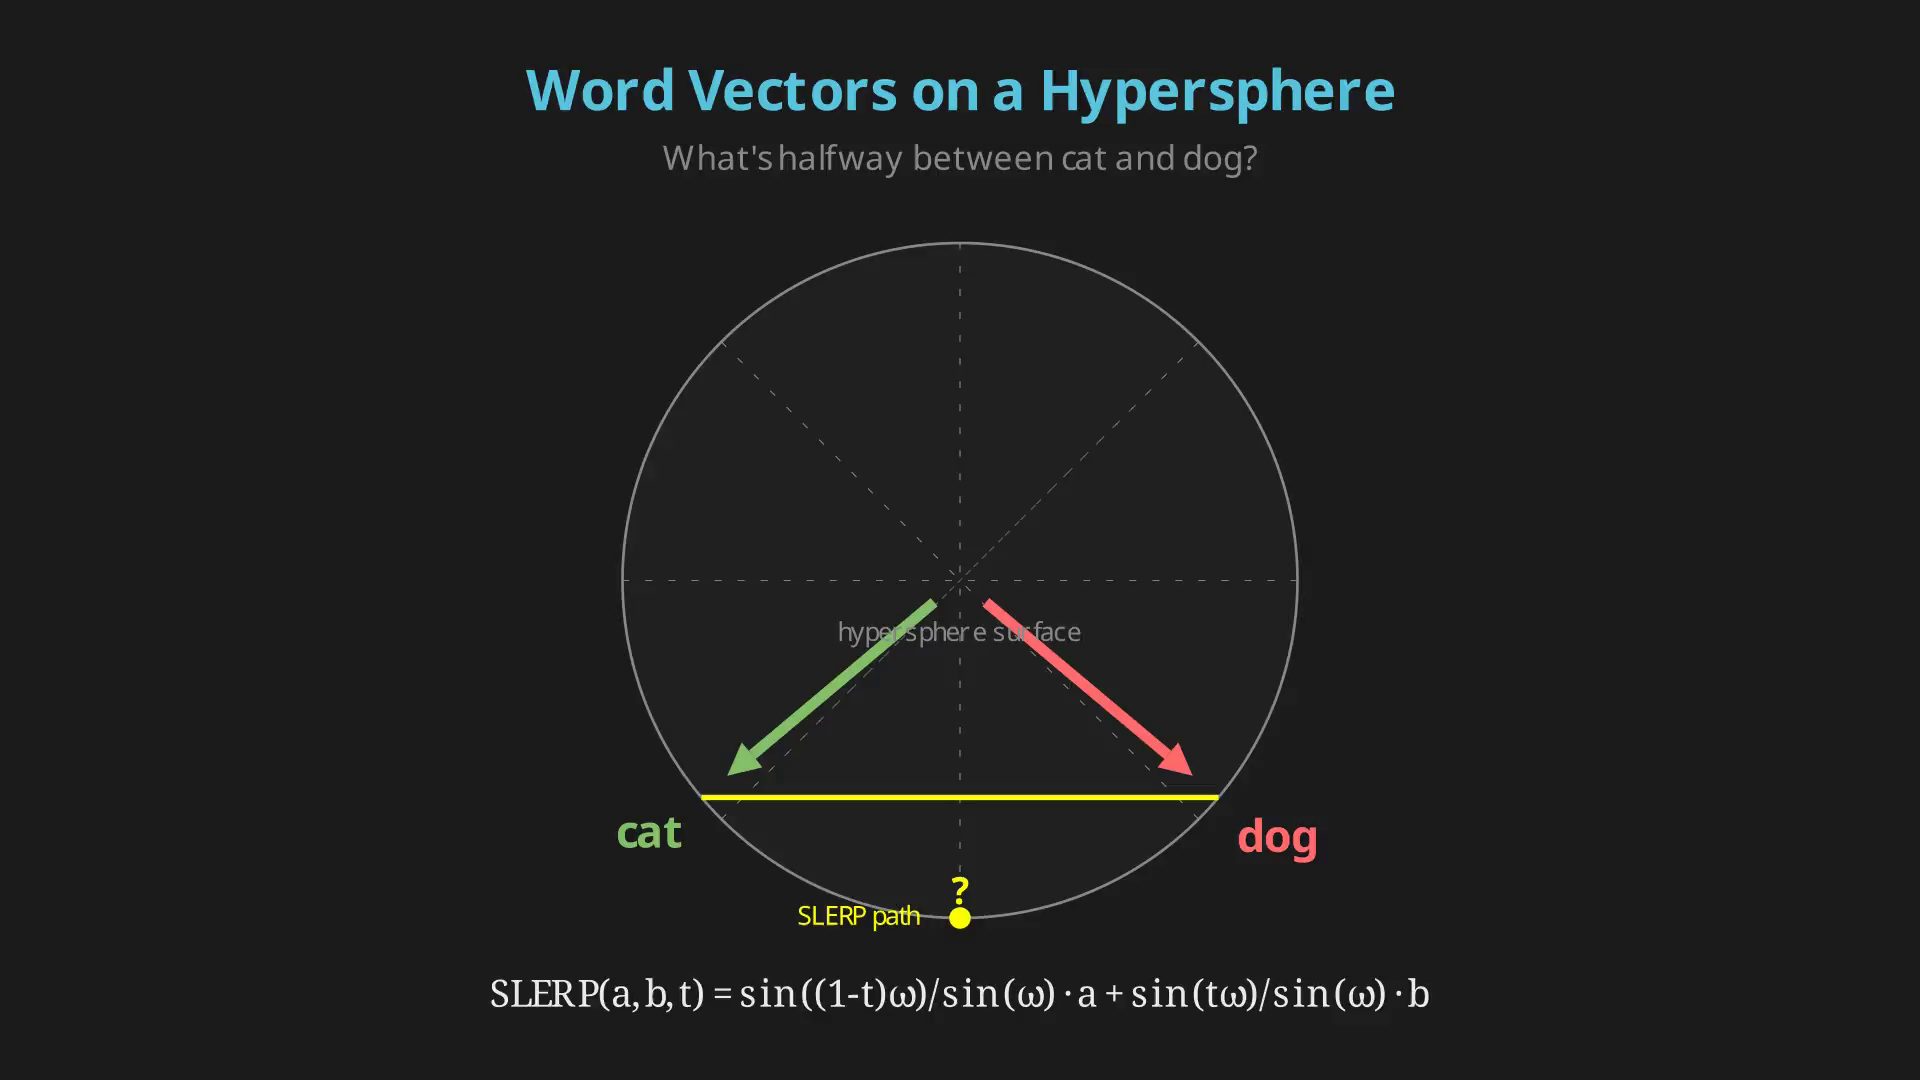

Reproduce this figure in Python.
"""
Cat → Dog SLERP on a sphere — Chapter 2 illustration

Shows two word vectors on a hypersphere with the SLERP interpolation arc
between them, replacing the ASCII art diagram.
"""
from manim import *
import numpy as np

BG = "#1C1C1C"
PRIMARY = "#58C4DD"
SECONDARY = "#83C167"
ACCENT = "#FFFF00"
RED = "#FF6B6B"
PURPLE = "#C084FC"
WHITE = "#EAEAEA"
DIM = "#888888"
MONO = "Menlo"


class CatDogSLERP(Scene):
    def construct(self):
        self.camera.background_color = BG

        # ── Title ──────────────────────────────────────────────────
        title = Text("Word Vectors on a Hypersphere", font=MONO,
                     font_size=30, color=PRIMARY, weight=BOLD)
        title.to_edge(UP)
        self.add(title)

        subtitle = Text("What's halfway between cat and dog?", font=MONO,
                        font_size=18, color=DIM)
        subtitle.next_to(title, DOWN, buff=0.15)
        self.add(subtitle)

        # ── Sphere ─────────────────────────────────────────────────
        center = np.array([0.0, -0.3, 0.0])
        radius = 2.5

        sphere = Circle(radius=radius, color=DIM, stroke_width=2, fill_opacity=0.05)
        sphere.move_to(center)
        self.add(sphere)

        # Subtle grid lines on sphere
        for angle in np.linspace(0, TAU, 8, endpoint=False):
            g = DashedLine(
                center + radius * np.array([np.cos(angle), np.sin(angle), 0]),
                center - radius * np.array([np.cos(angle), np.sin(angle), 0]),
                color=DIM, stroke_width=0.5, dashed_ratio=0.3,
            )
            self.add(g)

        # ── Cat vector ─────────────────────────────────────────────
        cat_angle = 220 * DEGREES
        cat_vec = np.array([np.cos(cat_angle), np.sin(cat_angle), 0]) * radius
        cat_arrow = Arrow(
            start=center, end=center + cat_vec,
            color=SECONDARY, stroke_width=8,
            max_tip_length_to_length_ratio=0.12,
        )
        cat_lab = Text("cat", font=MONO, font_size=24, color=SECONDARY, weight=BOLD)
        cat_lab.next_to(center + cat_vec, DOWN + LEFT, buff=0.15)

        self.add(cat_arrow, cat_lab)

        # ── Dog vector ─────────────────────────────────────────────
        dog_angle = 320 * DEGREES
        dog_vec = np.array([np.cos(dog_angle), np.sin(dog_angle), 0]) * radius
        dog_arrow = Arrow(
            start=center, end=center + dog_vec,
            color=RED, stroke_width=8,
            max_tip_length_to_length_ratio=0.12,
        )
        dog_lab = Text("dog", font=MONO, font_size=24, color=RED, weight=BOLD)
        dog_lab.next_to(center + dog_vec, DOWN + RIGHT, buff=0.15)

        self.add(dog_arrow, dog_lab)

        # ── SLERP arc (great circle arc) ───────────────────────────
        arc = ArcBetweenPoints(
            center + cat_vec, center + dog_vec,
            angle=0,  # shortest path
            color=ACCENT, stroke_width=4,
        )
        self.add(arc)

        # ── Midpoint on arc ────────────────────────────────────────
        # SLERP midpoint at t=0.5
        mid_angle = (cat_angle + dog_angle) / 2
        mid_vec = np.array([np.cos(mid_angle), np.sin(mid_angle), 0]) * radius

        mid_dot = Dot(center + mid_vec, color=ACCENT, radius=0.08)
        mid_lab = Text("?", font=MONO, font_size=20, color=ACCENT, weight=BOLD)
        mid_lab.next_to(center + mid_vec, UP, buff=0.1)
        self.add(mid_dot, mid_lab)

        # ── Labels ─────────────────────────────────────────────────
        center_lab = Text("hypersphere surface", font=MONO, font_size=14, color=DIM)
        center_lab.next_to(center, DOWN, buff=0.3)
        self.add(center_lab)

        arc_lab = Text("SLERP path", font=MONO, font_size=14, color=ACCENT)
        arc_lab.next_to(center + mid_vec, LEFT, buff=0.3)
        self.add(arc_lab)

        # ── Formula ────────────────────────────────────────────────
        formula = Text(
            "SLERP(a, b, t) = sin((1-t)\u03c9)/sin(\u03c9) \u00b7 a + sin(t\u03c9)/sin(\u03c9) \u00b7 b",
            font_size=20, color=WHITE
        )
        formula.to_edge(DOWN, buff=0.5)
        self.add(formula)

        self.wait(0.1)


if __name__ == "__main__":
    print("manim -qh cat_dog_slerp.py CatDogSLERP")
